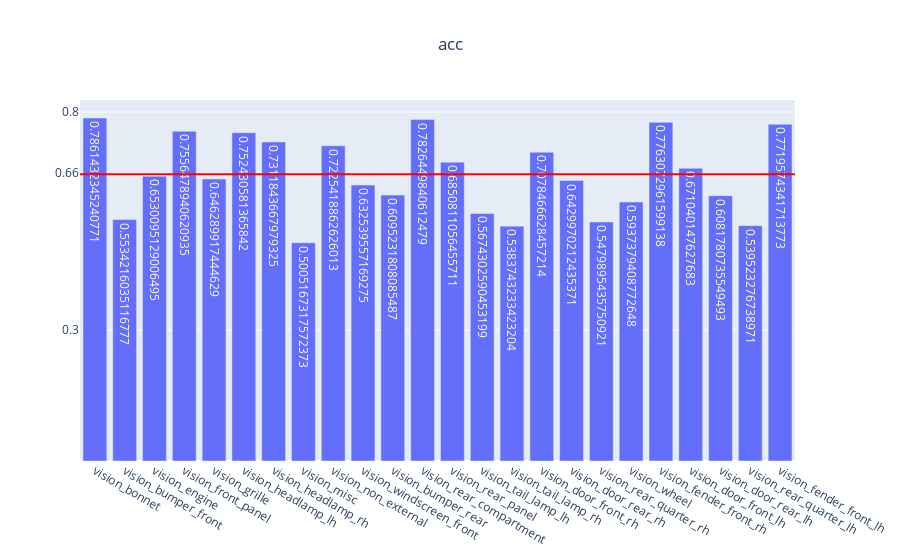

The notebook cell saved with this chart:
### Code cell
genVisMulitlabel(partEvalMetrics, "acc")

### Figure 1 — Plotly figure (JSON) as saved in the notebook; plotly's stock layout.template omitted (floating-point values rounded to 4 significant figures)
{"data": [{"text": [0.7861, 0.5534, 0.653, 0.7556, 0.6463, 0.7524, 0.7312, 0.5005, 0.7225, 0.6325, 0.6095, 0.7826, 0.6851, 0.5674, 0.5384, 0.7078, 0.643, 0.548, 0.5937, 0.7763, 0.671, 0.6082, 0.5395, 0.772], "type": "bar", "x": ["vision_bonnet", "vision_bumper_front", "vision_engine", "vision_front_panel", "vision_grille", "vision_headlamp_lh", "vision_headlamp_rh", "vision_misc", "vision_non_external", "vision_windscreen_front", "vision_bumper_rear", "vision_rear_compartment", "vision_rear_panel", "vision_tail_lamp_lh", "vision_tail_lamp_rh", "vision_door_front_rh", "vision_door_rear_rh", "vision_rear_quarter_rh", "vision_wheel", "vision_fender_front_rh", "vision_door_front_lh", "vision_door_rear_lh", "vision_rear_quarter_lh", "vision_fender_front_lh"], "y": [0.7861, 0.5534, 0.653, 0.7556, 0.6463, 0.7524, 0.7312, 0.5005, 0.7225, 0.6325, 0.6095, 0.7826, 0.6851, 0.5674, 0.5384, 0.7078, 0.643, 0.548, 0.5937, 0.7763, 0.671, 0.6082, 0.5395, 0.772]}], "layout": {"shapes": [{"line": {"color": "red", "width": 2}, "type": "line", "x0": 0, "x1": 1, "xref": "x domain", "y0": 0.6573, "y1": 0.6573, "yref": "y"}], "title": {"text": "acc", "x": 0.5}, "yaxis": {"tickmode": "array", "tickvals": ["0.66", 0.3, 0.8]}}}
